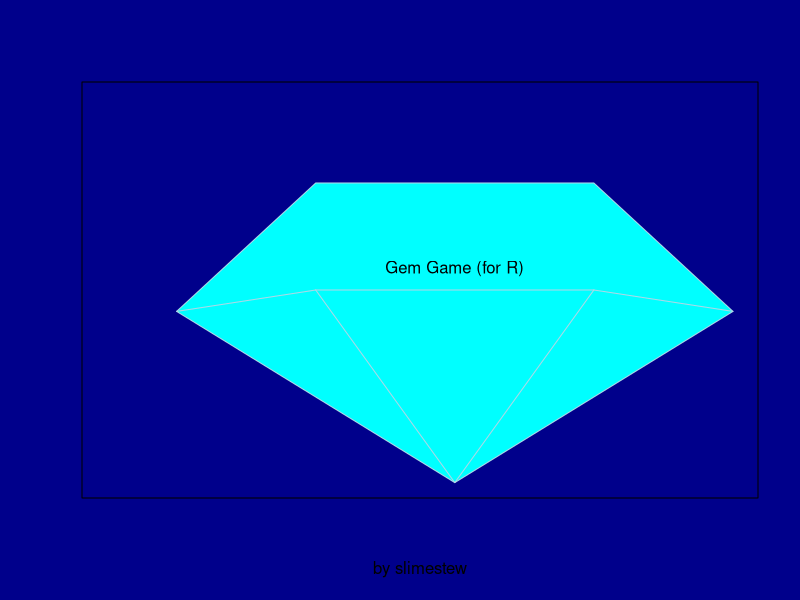

Write R code to recreate this figure. (Note: this script raises an error after producing the figure.)
par(bg = "darkblue")
gems <- matrix(0, nrow = 8, ncol = 8)
tempgems <- matrix(0, nrow = 8, ncol = 8)
tempcheck <- list()
selected <- rep(-1, times = 4)
menu <- 0
click <- list(x = 3, y = 3)
textboxes <- c(0,0)
colorcombo <- c(-1,-1)
options <- c(FALSE, FALSE, 0)
# Freeswap: can swap as long as spots are adjacent, doesn't need to cause a valid solve
# Resetpt: Subtracts 10 points if resetting freely (does not subtract if a reset is forced)
# Twist: instead of swapping two adjacent gems, rotates a whole 2x2 area (selecting and deselecting inverts)
gemColors <- c("lightgray", "red", "yellow", "chartreuse", "orange", "cyan", "magenta")
btnColors <- c("darkred","green", "yellow")

resetboard <- function() {
  for (i in 1:8)
    gems[i, ] = sample(1:7, 8, replace=TRUE)
  return(gems)
}

failboard <- function() {
  k <- 0
  for (i in 1:8)
    for (j in 1:8) {
      gems[i, j] = (k + 1)
      k <- (k+1) %% 7
    }
  return(gems)
}

checkgems <- function(goms) {
  checkedgems <- list()
  for (i in 1:8) { #vertical
    colorcombo <- c(-1,-1)
    for (j in 1:8) {
      if(colorcombo[1] == -1) {
        colorcombo[1] = goms[i,j]
        colorcombo[2] = 0
      }
      if(colorcombo[1] == goms[i,j]) {
        colorcombo[2] = colorcombo[2] +1
      } else {
        colorcombo[1] = goms[i,j]
        colorcombo[2] = 1
      }
      if(colorcombo[2] == 3)
        checkedgems <- c(checkedgems, list(list(i,j,"v")))
    }
  }
  
  for (j in 1:8) { #horizontal
    colorcombo <- c(-1,-1)
    for (i in 1:8) {
      if(colorcombo[1] == -1) {
        colorcombo[1] = goms[i,j]
        colorcombo[2] = 0
      }
      if(colorcombo[1] == goms[i,j]) {
        colorcombo[2] = colorcombo[2] + 1
      } else {
        colorcombo[1] = goms[i,j]
        colorcombo[2] = 1
      }
      if(colorcombo[2] == 3)
        checkedgems <- c(checkedgems, list(list(i,j,"h")))
    }
  }
  return(checkedgems)
}

legalmoves <- function(goms) {
  if(length(checked)>0)
    return(TRUE) #should never happen, but would be accurate
  
  tempgems <- gems
  #marked function not useful since it would count an L-shaped triomino as valid
  if(options[3]){
    for (i in 1:7) {
      for (j in 1:7) {
        if(options[3]==1){ #clockwise
          tempgems <- twistgems(tempgems, i, j)
          tempcheck <- checkgems(tempgems)
          if(length(tempcheck)>0){
            return(TRUE)
          }
          tempgems <- untwistgems(tempgems, i, j)
        } else { #counterclockwise
          tempgems <- untwistgems(tempgems, i, j)
          tempcheck <- checkgems(tempgems)
          if(length(tempcheck)>0){
            return(TRUE)
          }
          tempgems <- twistgems(tempgems, i, j)
        }
      }
    }
    return(FALSE)
  } else {
    for (i in 1:8) { #vertical
      for (j in 1:7) {
        tempgems <- swapgems(tempgems, i, j, i, j+1)
        tempcheck <- checkgems(tempgems)
        if(length(tempcheck)>0){
          return(TRUE)
        }
        tempgems <- swapgems(tempgems, i, j, i, j+1)
      }
    }
    
    for (j in 1:8) { #horizontal
      for (i in 1:7) {
        swapgems(tempgems, i, j, i+1, j)
        tempcheck <- checkgems(tempgems)
        if(length(tempcheck)>0){
          return(TRUE)
        }
        swapgems(tempgems, i, j, i+1, j)
      }
    }
    return(FALSE)
  }
}

cleargems <- function(checkedgems) {
  tempgem <- gems
	cleared <- 0
	marked <- matrix(0, nrow = 8, ncol = 8)
	oldmark <- marked
	if(length(checkedgems) > 0)
  	for(i in 1:length(checkedgems))
  	  marked[checkedgems[[i]][[1]], checkedgems[[i]][[2]]] = 1
	
	while(sum(marked) != 0 && sum(oldmark) != sum(marked)) {
		oldmark <- marked
		marked <- markpass(marked)
	}
	
	for (i in 1:8)
	  for (j in 1:8)
	    if(marked[i,j] == 1)
	      tempgem[i,j] = -1 #clear it
	
	cleared <- sum(marked)
	gems <- refill(tempgem)
	return(c(gems,cleared))
}

markpass <- function(marked) {
	for (i in 1:8) {
		for (j in 1:8) {
			if(marked[i,j] == 1) {
				if(i!=1 && (gems[i-1,j] == gems[i,j]) && marked[i-1,j]==0)
				  marked[i-1, j] = 1
			  if(i!=8 && (gems[i+1,j] == gems[i,j]) && marked[i+1,j]==0)
			    marked[i+1, j] = 1
			  if(j!=1 && (gems[i,j-1] == gems[i,j]) && marked[i,j-1]==0)
			    marked[i, j-1] = 1
			  if(j!=8 && (gems[i,j+1] == gems[i,j]) && marked[i,j+1]==0)
			    marked[i, j+1] = 1
			}
		}
	}
	return(marked)
}

swapgems <- function(goms, row1, col1, row2, col2) {
  temp <- goms[row1, col1]
  goms[row1, col1] = gems[row2, col2]
  goms[row2, col2] = temp
  return(goms)
}

twistgems <- function(goms, row, col) {
  temp <- goms[row, col]
  goms[row, col] = gems[row+1, col]
  goms[row+1, col] = gems[row+1, col+1]
  goms[row+1, col+1] = gems[row, col+1]
  goms[row, col+1] = temp
  return(goms)
}

untwistgems <- function(goms, row, col) {
  temp <- goms[row, col]
  goms[row, col] = gems[row, col+1]
  goms[row, col+1] = gems[row+1, col+1]
  goms[row+1, col+1] = gems[row+1, col]
  goms[row+1, col] = temp
  return(goms)
}

refill <- function(ge) {
  for (z in 1:8) { #fall down 8 times
    for (i in 1:8)
      for (j in 1:8)
        if(ge[i, j] == -1)
          if(j==8) {
            ge[i,j] = sample(1:7, 1)
          } else {
            ge[i,j] = ge[i,j+1]
            ge[i,j+1] = -1
          }
  }
  return(ge)
}

isadjacent <- function(row1, col1, row2, col2) {
  return(((abs(row1-row2) <= 1) && (abs(col1-col2) <= 1)) && !(((abs(row1-row2) == 1) && (abs(col1-col2) == 1))))
}

trinum <- function(n) {
  return(n * (n + 1) / 2)
}

#board reset and cleanup
gems <- resetboard()
checked <- checkgems(gems)
while(length(checked)>0) {
  clear <- cleargems(checked)
  gems <- matrix(clear[1:64], nrow = 8, ncol = 8)
  checked <- checkgems(gems)
}

#menu
plot(0, 0, type = "n", xlim = c(0, 9), ylim = c(0, 9), col="white", xlab = "by slimestew", ylab = "", axes = FALSE, frame.plot = TRUE)
polygon(c(5,1,3,7,9), c(0,4,7,7,4), col="cyan", border="lightblue")
segments(c(1,3,3,7,7), c(4,4.5,4.5,4.5,4.5), c(3,7,5,5,9), c(4.5,4.5,0,0,4), col="lightblue")
par(bg = "darkblue")
text(5,5, "Gem Game (for R)")

while((floor(click$y) < 5 || floor(click$y) > 8) || menu < 2){
  click <- locator(1)
  plot(0, 0, type = "n", xlim = c(0, 9), ylim = c(0, 9), xlab = "", ylab = "", axes = FALSE, frame.plot = FALSE)
  
  if((floor(click$x) > 1 && floor(click$x) < 7) && menu > 0){
    if(floor(click$y) == 3)
      options[1] = !options[1]
    if(floor(click$y) == 2)
      options[2] = !options[2]
    if(floor(click$y) == 1)
      options[3] = (options[3]+1) %% 3
  }
  
  rect(1, 5, 7, 6, col = "lightblue", border = "cyan")
  rect(1, 3, 7, 4, col = btnColors[options[1]+1], border = "black")
  rect(1, 2, 7, 3, col = btnColors[options[2]+1], border = "black")
  rect(1, 1, 7, 2, col = btnColors[options[3]+1], border = "black")
  text(4,8, "Gem Game")
  text(4,3.5, "Freeswap")
  text(4,2.5, "Resetpts")
  text(4,1.5, ifelse(options[3],ifelse(options[3]==1,"Clockwise","CCW Twist"),"Regular"))
  text(4,5.5, "Start")
  
  menu = min(menu + 1,2)
}
plot(0, 0, type = "n", xlim = c(0, 9), ylim = c(0, 9), col="white", xlab = "", ylab = "", axes = FALSE, frame.plot = TRUE)
menu <- 0

#game loop
while(TRUE) {

if(floor(click$x) == 0 && floor(click$y) == 0) {
  textboxes[2] = textboxes[2] + 1
  if(legalmoves(gems) && options[2])
    textboxes[1] = textboxes[1] - 10

  gems <- resetboard()
  checked <- checkgems(gems)
  while(length(checked)>0) {
    clear <- cleargems(checked)
    gems <- matrix(clear[1:64], nrow = 8, ncol = 8)
    checked <- checkgems(gems)
  }
  
}

#selection
if(options[3]>0) { #twist
  if(selected[1] == -1 && menu != 0) { #pair 1
    if(floor(click$x) > 0 && floor(click$x) < 9)
      selected[1] = floor(click$x)
    if(floor(click$y) > 0 && floor(click$y) < 9)
      selected[2] = floor(click$y)
    if(selected[1]==8) selected[1] = 7
    if(selected[2]==8) selected[2] = 7
  } else if(floor(click$x) != selected[1] && floor(click$y) != selected[2]) {
    selected[1] = -1
    selected[2] = -1
  } else {
    if(!options[1]){
      if(options[3]==1){
        tempgems <- twistgems(gems, selected[1], selected[2])
        tempcheck <- checkgems(tempgems)
        if(length(tempcheck)>0)
          gems <- tempgems
      } else {
        tempgems <- untwistgems(gems, selected[1], selected[2])
        tempcheck <- checkgems(tempgems)
        if(length(tempcheck)>0)
          gems <- tempgems
      }
    } else {
      if(options[3]==1)
        gems <- twistgems(gems, selected[1], selected[2])
      else
        gems <- untwistgems(gems, selected[1], selected[2])
    }
    
    checked <- checkgems(gems)
    while(length(checked)>0) {
      checked <- checkgems(gems)
      clear <- cleargems(checked)
      gems <- matrix(clear[1:64], nrow = 8, ncol = 8)
      textboxes[1] = textboxes[1] + trinum(clear[65])
    }
    selected <- rep(-1, times = 4)
  }
  
} else { #regular
    if(selected[1] == -1 && menu != 0) { #pair 1
      if(floor(click$x) > 0 && floor(click$x) < 9)
        selected[1] = floor(click$x)
      if(floor(click$y) > 0 && floor(click$y) < 9)
        selected[2] = floor(click$y)
    } else { #pair 2
      if(floor(click$x) > 0 && floor(click$x) < 9)
        selected[3] = floor(click$x)
      if(floor(click$y) > 0 && floor(click$y) < 9)
        selected[4] = floor(click$y)
    }
  }
  
  if(selected[1] != -1 && selected[1] == selected[3] && selected[2] == selected[4]) {
    selected <- rep(-1, times = 4) #deselect
  } else if (selected[3] != -1 && selected[4] != -1) {
    if(isadjacent(selected[1], selected[2], selected[3], selected[4])) {
      if(!options[1]){
        tempgems <- swapgems(gems, selected[1], selected[2], selected[3], selected[4])
        tempcheck <- checkgems(tempgems)
        if(length(tempcheck)>0)
          gems <- tempgems
      } else {
        gems <- swapgems(gems, selected[1], selected[2], selected[3], selected[4])
      }
    }
    checked <- checkgems(gems)
    while(length(checked)>0) {
      checked <- checkgems(gems)
      clear <- cleargems(checked)
      gems <- matrix(clear[1:64], nrow = 8, ncol = 8)
      textboxes[1] = textboxes[1] + trinum(clear[65])
    }
    selected <- rep(-1, times = 4)
}

#draw board
plot(0, 0, type = "n", xlim = c(0, 9), ylim = c(0, 9), xlab = paste("Score:",textboxes[1]), ylab = paste("Resets:",textboxes[2]), axes = FALSE, frame.plot = FALSE)

for (i in 1:8)
  for (j in 1:8)
    rect(i, j, i + 1, j + 1, col = gemColors[gems[i, j]], border = "black")

rect(0, 0, 1, 1, col = "purple", border = "white")
text(0.5,0.5, "Rst")
if(options[3]) {
  if(selected[1] != -1 && selected[2] != -1)
    rect(selected[1]-0.05, selected[2]-0.05, selected[1] + 2.025, selected[2] + 2.05, col = "transparent" , border = "blue")
} else {
  if(selected[1] != -1 && selected[2] != -1)
    rect(selected[1]-0.05, selected[2]-0.05, selected[1] + 1.05, selected[2] + 1.05, col = gemColors[gems[selected[1], selected[2]]], border = "blue")
}

if(!legalmoves(gems))
  text(5,0.5, "No legal moves! Reset")

menu <- 1

click <- locator(1)
}
